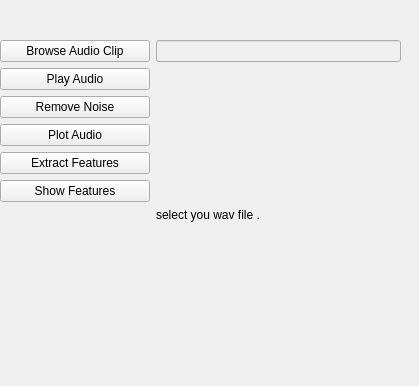
<?xml version="1.0" encoding="UTF-8"?>
<ui version="4.0">
 <class>Detect_Emotion_Window</class>
 <widget class="QWidget" name="Detect_Emotion_Window">
  <property name="geometry">
   <rect>
    <x>0</x>
    <y>0</y>
    <width>419</width>
    <height>386</height>
   </rect>
  </property>
  <property name="windowTitle">
   <string>Detect_Emotion_Window</string>
  </property>
  <widget class="QWidget" name="formWidget" native="true">
   <property name="geometry">
    <rect>
     <x>0</x>
     <y>40</y>
     <width>401</width>
     <height>311</height>
    </rect>
   </property>
   <layout class="QFormLayout" name="formLayout">
    <item row="0" column="0">
     <widget class="QPushButton" name="button_browse_audio">
      <property name="minimumSize">
       <size>
        <width>150</width>
        <height>0</height>
       </size>
      </property>
      <property name="text">
       <string>Browse Audio Clip</string>
      </property>
     </widget>
    </item>
    <item row="0" column="1">
     <widget class="QLineEdit" name="edit_audio_name">
      <property name="enabled">
       <bool>false</bool>
      </property>
     </widget>
    </item>
    <item row="1" column="0">
     <widget class="QPushButton" name="button_play_audio">
      <property name="minimumSize">
       <size>
        <width>150</width>
        <height>0</height>
       </size>
      </property>
      <property name="text">
       <string>Play Audio</string>
      </property>
     </widget>
    </item>
    <item row="2" column="0">
     <widget class="QPushButton" name="button_remove_noise">
      <property name="minimumSize">
       <size>
        <width>150</width>
        <height>0</height>
       </size>
      </property>
      <property name="text">
       <string>Remove Noise</string>
      </property>
     </widget>
    </item>
    <item row="4" column="0">
     <widget class="QPushButton" name="button_extract_features">
      <property name="minimumSize">
       <size>
        <width>150</width>
        <height>0</height>
       </size>
      </property>
      <property name="text">
       <string>Extract Features</string>
      </property>
     </widget>
    </item>
    <item row="5" column="0">
     <widget class="QPushButton" name="button_show_features">
      <property name="minimumSize">
       <size>
        <width>150</width>
        <height>0</height>
       </size>
      </property>
      <property name="maximumSize">
       <size>
        <width>250</width>
        <height>16777215</height>
       </size>
      </property>
      <property name="text">
       <string>Show Features</string>
      </property>
     </widget>
    </item>
    <item row="3" column="0">
     <widget class="QPushButton" name="button_plot_audio">
      <property name="minimumSize">
       <size>
        <width>150</width>
        <height>0</height>
       </size>
      </property>
      <property name="maximumSize">
       <size>
        <width>250</width>
        <height>16777215</height>
       </size>
      </property>
      <property name="text">
       <string>Plot Audio</string>
      </property>
     </widget>
    </item>
    <item row="6" column="1">
     <widget class="QLabel" name="progress_bar">
      <property name="text">
       <string>select you wav file .</string>
      </property>
     </widget>
    </item>
   </layout>
  </widget>
 </widget>
 <resources/>
 <connections/>
</ui>
